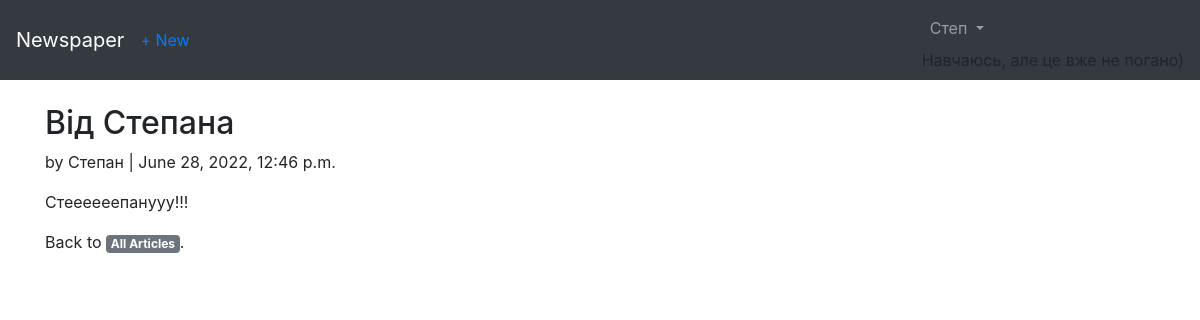
The app's page /article/3/ (signed in) with its own data.
### users/models.py (models this page shows)
class CustomUser(AbstractUser):
    age = models.PositiveIntegerField(null=True, blank=True)

### articles/models.py (models this page shows, shortened)
class Article(models.Model):
    title = models.CharField(max_length=260)
    body = models.TextField()
    date = models.DateTimeField(auto_now_add=True)
    author = models.ForeignKey(
        get_user_model(),
        on_delete=models.CASCADE
    )

### articles/views.py (the view)
# urls.py: path('<int:pk>/', ArticleDetailPageView.as_view(), name="article_detail"),
class ArticleDetailPageView(DetailView):
    model = Article
    template_name = "article_detail.html"
    context_object_name = "article"

### templates/article_detail.html (shortened to what this page needs)
{% extends 'base.html' %}
{% block content %}
    <div class="article-entry">
        <h2>{{ article.title }}</h2>
        <p>by {{ article.author }} | {{ article.date }}</p>
        <p>{{ article.body }}</p>
    </div>
    <p>Back to <a href="{% url 'articles' %}" class="badge badge-secondary">All Articles</a>.</p>
{% endblock content %}

### templates/base.html (shortened to what this page needs)
<!DOCTYPE html>
<html lang="uk">
    <head>
        <link rel="stylesheet" href="https://cdn.jsdelivr.net/npm/bootstrap@4.1.3/dist/css/bootstrap.min.css"
>
    </head>
    <body>
        <nav class="navbar navbar-expand-md navbar-dark bg-dark mb-4">
            <a class="navbar-brand" href="{% url 'home' %}">Newspaper</a>
            <a href="{% url 'article_create' %}"> + New</a>
            <div class="collapse navbar-collapse" id="navbarCollapse">
                {% if user.is_authenticated %}
                    <ul class="navbar-nav ml-auto">
                    <li class="nav-item">
                    <a class="nav-link dropdown-toggle" href="#" id="userMenu"
                    data-toggle="dropdown" aria-haspopup="true"
                    aria-expanded="false">
                    {{ user.username }}
                    </a>
                    Навчаюсь, але це вже не погано)
                    </li>
                    </ul>
                {% endif %}
            </div>
        </nav>
        <div class="container">
            {% block content %}
            {% endblock content %}
        </div>
    </body>
</html>

### records on screen
CustomUser: username "Степ"
Article: title "Від Степана", author "Степан", date "June 28, 2022, 12:46 p.m.", body "Стеееееепанyyy!!!"
